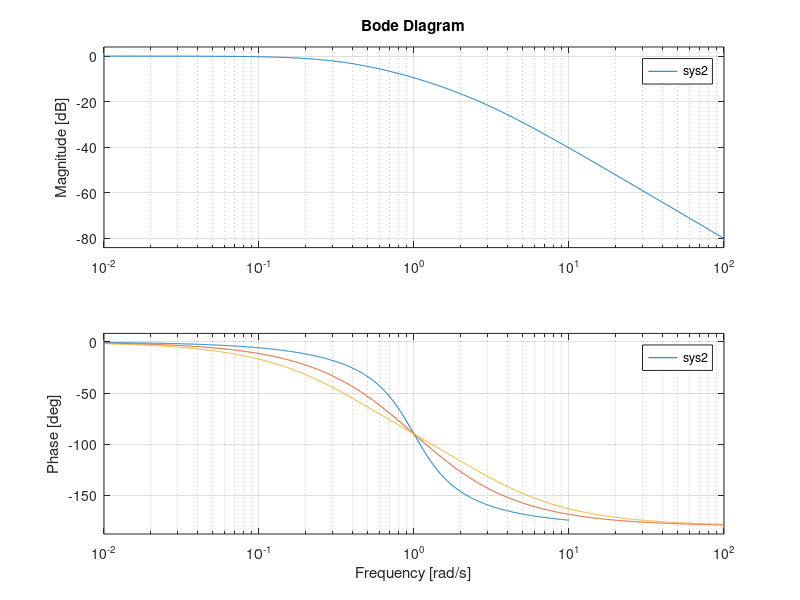

This figure's MATLAB source:
s = tf('s');
wn = 1;
kesi = 0.5;

sys = 1 / (s*s + 2*kesi*wn*s + wn*wn);

bode(sys)

hold on 

kesi = 1.0;
sys1 = 1 / (s*s + 2*kesi*wn*s + wn*wn);

bode(sys1)

kesi = 1.5;
sys2 = 1 / (s*s + 2*kesi*wn*s + wn*wn);

bode(sys2)